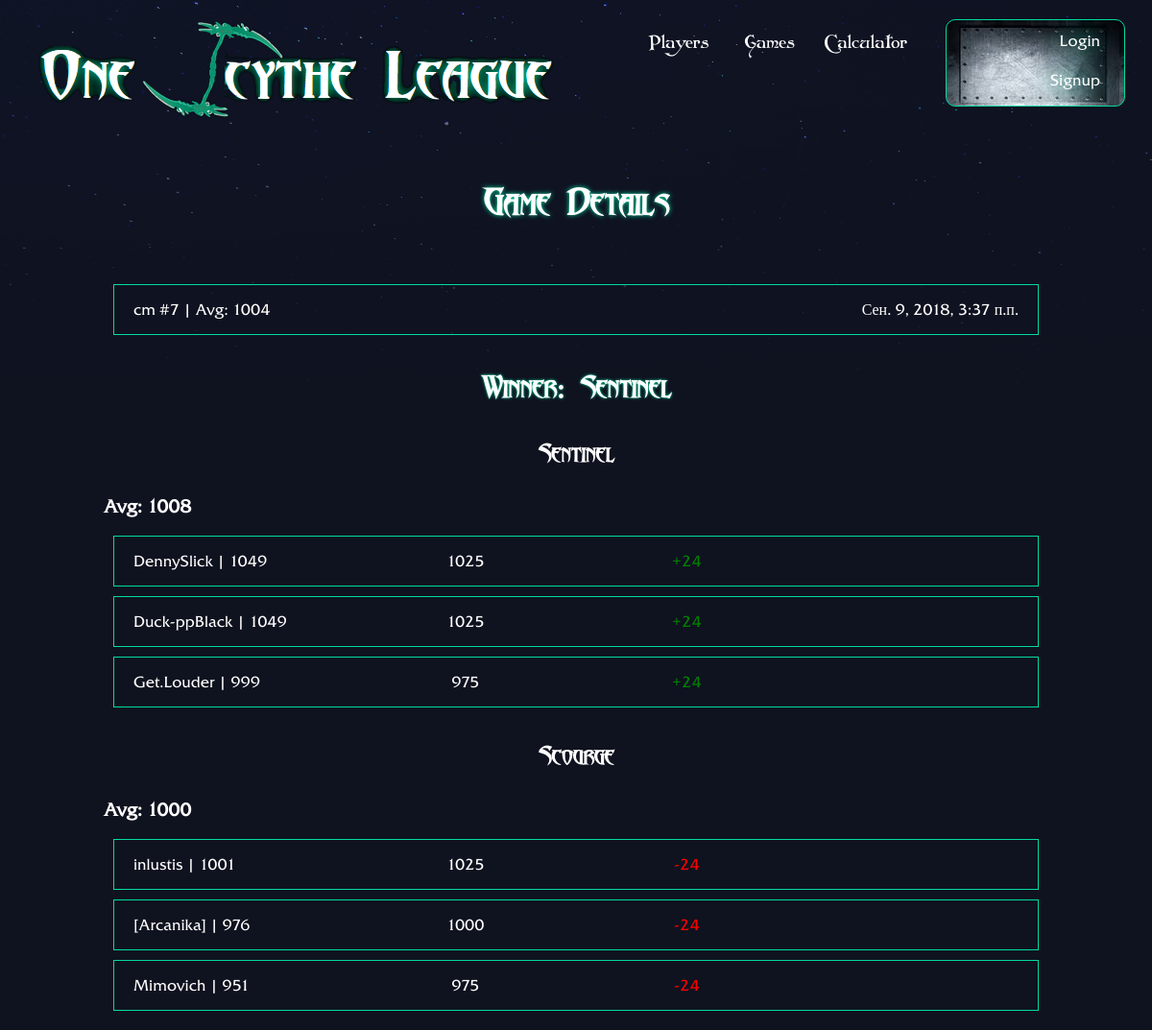
The app's page /games/7/ with its own data.
### calculator/models.py (models this page shows, shortened)
class Game(models.Model):
    date = models.DateTimeField(auto_now_add=True)
    mode = models.ForeignKey(
        'GameMode',
        on_delete=models.CASCADE,
    )
    players = models.ManyToManyField(
        Player,
        related_name='games',
        blank=True,
        through='PlayerInGame',
    )
    SENTINEL = 'Sentinel'
    SCOURGE = 'Scourge'
    DRAW = 'Draw'
    WINNER_CHOICES = (
        (SENTINEL, 'Sentinel'),
        (SCOURGE, 'Scourge'),
        (DRAW, 'Draw'),
    )
    winner = models.CharField(
        max_length=10,
        choices=WINNER_CHOICES,
        default=DRAW,
    )
    cost = models.IntegerField(default=0)
    COST_CONST = 25
    avg_sentinel = models.IntegerField(default=0)
    avg_scourge = models.IntegerField(default=0)
    count_players_sentinel = models.IntegerField(default=0)
    count_players_scourge = models.IntegerField(default=0)
    class Meta:
        ordering = ['-date']
    def __str__(self):
        return (str(self.mode) + " #" + str(self.id)) + " | Avg: " + str(int( (self.avg_sentinel + self.avg_scourge)/2))

class GameMode(models.Model):
    line = models.CharField(max_length=15)
    def __str__(self):
        return self.line

class PlayerInGame(models.Model):
    player = models.ForeignKey(Player, on_delete=models.CASCADE, related_name='playeringame_set')
    game = models.ForeignKey(Game, on_delete=models.CASCADE, related_name='playeringame_set')
    pts_start = models.IntegerField(default=None)
    pts_dif = models.IntegerField(default=0)
    SENTINEL = 'Sentinel'
    SCOURGE = 'Scourge'
    SIDE_CHOICES = (
        (SENTINEL, 'Sentinel'),
        (SCOURGE, 'Scourge'),
    )
    side = models.CharField(
        max_length=10,
        choices=SIDE_CHOICES,
        default=SENTINEL,
    )
    class Meta:
        ordering = ['game', '-side', 'player']

class Player(models.Model):
    nickname = models.CharField(max_length=25)
    pts = models.IntegerField(default=1000)
    wins = models.IntegerField(default=0)
    loses = models.IntegerField(default=0)
    class Meta:
        ordering = ['-pts', 'nickname']
    def __str__(self):
        return " | ".join([self.nickname, str(self.pts)])

### calculator/views.py (the view)
# urls.py: url(r'^games/(?P<pk>\d+)/$', views.game_detail, name='game_detail'),
def game_detail(request, pk):
    game = get_object_or_404(Game, pk=pk)
    return render(request, 'calculator/game_detail.html', { 'game': game })

### calculator/templates/calculator/game_detail.html (shortened to what this page needs)
{% extends 'base_layout.html' %}
{% block content %}
  <h1>Game details</h1>
  <div class="games-info-list">
    <div class="game-info">
      <p class="game-nickname">
        {{game}}
      </p>
      <p class="game-date">
        {{game.date}}
      </p>
    </div>
  </div>
  <h2>
    Winner: {{game.winner}}
  </h2>
  <div class="player-in-game-info-list">
    {% regroup game.playeringame_set.all   by side as sides %}
    {% for side in sides %}
      <h2>
        {{ side.grouper }}
      </h2>
      <h3>
        {% if side.grouper == 'Sentinel' %}
          Avg: {{game.avg_sentinel}}
        {% elif side.grouper == 'Scourge' %}
          Avg: {{game.avg_scourge}}
        {% endif %}
      </h3>
      {% for player_info in side.list %}
      <a href="{% url 'calculator:player_detail' pk=player_info.player.pk %}">
        <div class="player-in-game-info">
          <p class="player-nickname">
            {{player_info.player}}
          </p>
          <p class="player-in-game-elem">
            {{player_info.pts_start}}
          </p>
          <p class="player-in-game-elem">
            {% if game.winner == side.grouper %}
              <span class="player-wins">
                +{{player_info.pts_dif}}
              </span>
            {% elif game.winner != 'Draw' %}
              <span class="player-loses">
                {{player_info.pts_dif}}
              </span>
            {% else %}
              0
            {% endif %}
          </p>
        </div>
      </a>
      {% empty %}
      <div class="player-info">
        <p class="player-nickname">
          no players exist
        </p>
      </div>
      {% endfor %}
    {% endfor %}
{% endblock %}

### assets/css/styles.css (style rules this page uses)
body { display: block; background-color: #0f121f; background-image: url("../image/stars.png"); background-repeat: no-repeat; color: white; font-family: "FRIZQT"; }
a, a:hover, a:visited { color: #fff; text-decoration: none; }
.content > h1, h2 { text-align: center; font-family: "Abaddon"; padding-bottom: 10px; padding-top: 20px; text-transform: capitalize; border: 1px none #fff; }
.content > h1 { font-size: 2.2em; text-shadow: #00dba0 0 0 5px; padding-bottom: 40px; }
.content > h2 { font-size: 1.8em; margin: 20px 0px 0px 0px; padding: 20px 0px 0px 0px; text-shadow: #00dba0 0 0 3px; }
.players-info-list, .games-info-list, .player-in-game-info-list { margin: 20px 100px 20px 100px; display: block; border: 1px none #fff; }
.player-info, .game-info, .player-in-game-info { display: grid; grid-template-columns: 3fr 1fr; border: 1px solid #00dba0; padding: 0px 20px; margin: 10px; }
.player-in-game-info { grid-template-columns: 1fr 1fr 1fr 1fr; }
.player-in-game-elem { text-align: center; border: 1px none #fff; }
.game-date { text-align: right; border: 1px none #fff; }
.player-nickname { text-align: left; border: 1px none #fff; }
.player-wins { color: green; border: 1px none #fff; }
.player-loses { color:red; border: 1px none #fff; }

### records on screen
Game: mode+id+avg_sentinel "cm #7 | Avg: 1004", date "Сен. 9, 2018, 3:37 п.п.", winner "Sentinel", avg_sentinel "1008", avg_scourge "1000"
PlayerInGame: grouper "Sentinel", player "DennySlick | 1049", pts_start "1025", pts_dif "24"
PlayerInGame: player "Duck-ppBlack | 1049", pts_start "1025", pts_dif "24"
PlayerInGame: player "Get.Louder | 999", pts_start "975", pts_dif "24"
PlayerInGame: grouper "Scourge", player "inlustis | 1001", pts_start "1025", pts_dif "-24"
PlayerInGame: player "[Arcanika] | 976", pts_start "1000", pts_dif "-24"
PlayerInGame: player "Mimovich | 951", pts_start "975", pts_dif "-24"
